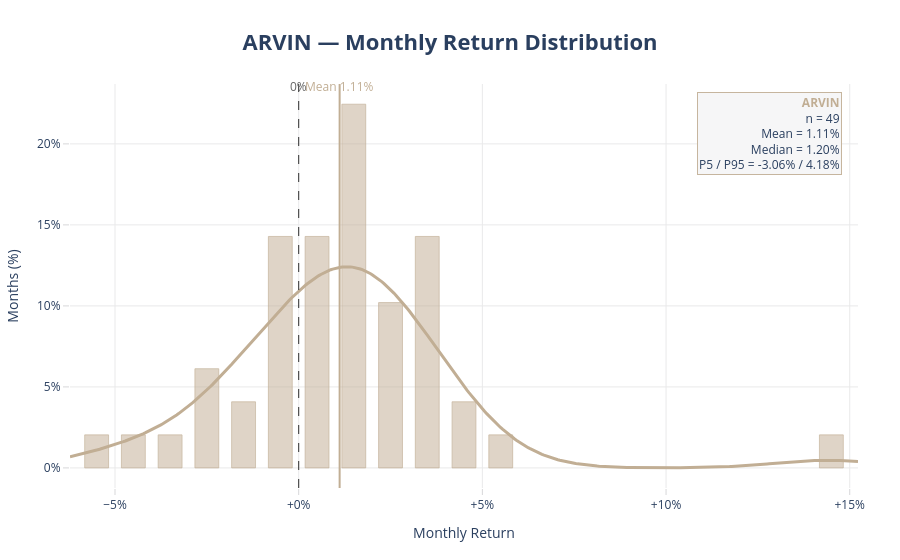
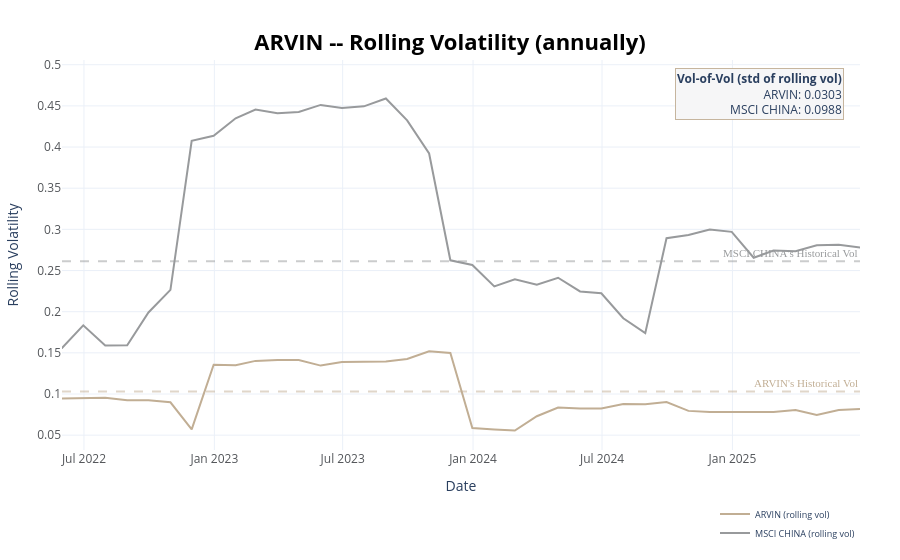

Source (notebook cell) for these figures, in order:
### Markdown cell above
### Summary of a Fund

### Code cell
funds['ARVIN'].summary_of_a_fund(benchmark_fund=funds['MSCI CHINA'],language="en")

### Figure 1 — Plotly figure (JSON) as saved in the notebook; plotly's stock layout.template omitted (floating-point values rounded to 4 significant figures; data arrays with more than 128 entries replaced by an {"elided": "..."} marker saying what was removed)
{"data": [{"histnorm": "percent", "hovertemplate": "<b>%{x.start:.2%} – %{x.end:.2%}</b><br>%{y:.1f}% of months<extra></extra>", "marker": {"color": "rgba(193,174,148,0.55)", "line": {"color": "rgba(193,174,148,0.85)", "width": 0.8}}, "name": "ARVIN", "nbinsx": 24, "opacity": 0.95, "showlegend": false, "type": "histogram", "x": [-0.009, -0.003, -0.021, 0.013, -0.021, -0.054, 0.032, 0.014, 0.04, 0.032, 0.011, -0.015, 0.0148, 0.018, 0.023, 0.008, 0.036, 0.043, 0.144, 0.02, -0.009, 0.008, 0.012, 0.021, -0.008, 0.012, 0.019, -0.008, -0.031, 0.026, 0.016, 0.0, 0.015, 0.054, -0.03, 0.0003, -0.009, 0.036, -0.003, 0.033, 0.003, 0.016, 0.005, 0.022, 0.008, -0.043, -0.013, 0.036, 0.032]}, {"hovertemplate": "<b>%{x:.2%}</b><br>%{y:.2f}% (smooth)<extra></extra>", "line": {"color": "#C1AE94", "width": 3}, "mode": "lines", "name": "KDE", "showlegend": false, "type": "scatter", "x": {"elided": "400 float values"}, "y": {"elided": "400 float values"}}], "layout": {"annotations": [{"font": {"color": "#666", "size": 12}, "showarrow": false, "text": "0%", "x": 0, "xref": "x", "y": 1.02, "yref": "paper"}, {"font": {"color": "#C1AE94", "size": 12}, "showarrow": false, "text": "Mean 1.11%", "x": 0.01114, "xref": "x", "y": 1.02, "yref": "paper"}, {"align": "right", "bgcolor": "#F6F6F7", "bordercolor": "rgba(193,174,148,0.9)", "borderwidth": 1, "showarrow": false, "text": "<span style='color:#C1AE94;'><b>ARVIN</b></span><br>n = 49<br>Mean = 1.11%<br>Median = 1.20%<br>P5 / P95 = -3.06% / 4.18%", "x": 0.98, "xanchor": "right", "xref": "paper", "y": 0.98, "yanchor": "top", "yref": "paper"}], "bargap": 0.35, "hoverlabel": {"bgcolor": "white", "bordercolor": "rgba(193,174,148,0.6)", "font": {"color": "#333", "family": "Open Sans, Roboto", "size": 13}}, "hovermode": "x unified", "margin": {"b": 72, "l": 54, "r": 42, "t": 84}, "paper_bgcolor": "white", "plot_bgcolor": "white", "shapes": [{"line": {"color": "#2F2F2F", "dash": "dash", "width": 1}, "type": "line", "x0": 0, "x1": 0, "xref": "x", "y0": 0, "y1": 1, "yref": "paper"}, {"line": {"color": "#C1AE94", "width": 2}, "type": "line", "x0": 0.01114, "x1": 0.01114, "xref": "x", "y0": 0, "y1": 1, "yref": "paper"}], "title": {"font": {"size": 22}, "text": "<b>ARVIN — Monthly Return Distribution</b>", "x": 0.5, "xanchor": "center", "y": 0.925, "yanchor": "middle"}, "xaxis": {"gridcolor": "#e9e9ea", "showgrid": true, "tickcolor": "#d7d7d9", "tickformat": "+.0%", "ticklen": 6, "ticks": "outside", "title": {"text": "Monthly Return"}, "zeroline": false}, "yaxis": {"gridcolor": "#e9e9ea", "showgrid": true, "tickcolor": "#d7d7d9", "ticklen": 6, "ticks": "outside", "ticksuffix": "%", "title": {"text": "Months (%)"}, "zeroline": false}}}

### Figure 2 — Plotly figure (JSON) as saved in the notebook; plotly's stock layout.template omitted (floating-point values rounded to 4 significant figures; data arrays with more than 128 entries replaced by an {"elided": "..."} marker saying what was removed)
{"data": [{"hovertemplate": "Date: %{x|%Y-%m}<br>Vol: %{y:.4f}<extra>Fund</extra>", "line": {"color": "#C1AE94", "dash": "solid", "width": 2}, "mode": "lines", "name": "ARVIN (rolling vol)", "type": "scatter", "x": ["2022-05-31T00:00:00", "2022-06-30T00:00:00", "2022-07-31T00:00:00", "2022-08-31T00:00:00", "2022-09-30T00:00:00", "2022-10-31T00:00:00", "2022-11-30T00:00:00", "2022-12-31T00:00:00", "2023-01-31T00:00:00", "2023-02-28T00:00:00", "2023-03-31T00:00:00", "2023-04-30T00:00:00", "2023-05-31T00:00:00", "2023-06-30T00:00:00", "2023-07-31T00:00:00", "2023-08-31T00:00:00", "2023-09-30T00:00:00", "2023-10-31T00:00:00", "2023-11-30T00:00:00", "2023-12-31T00:00:00", "2024-01-31T00:00:00", "2024-02-29T00:00:00", "2024-03-31T00:00:00", "2024-04-30T00:00:00", "2024-05-31T00:00:00", "2024-06-30T00:00:00", "2024-07-31T00:00:00", "2024-08-31T00:00:00", "2024-09-30T00:00:00", "2024-10-31T00:00:00", "2024-11-30T00:00:00", "2024-12-31T00:00:00", "2025-01-31T00:00:00", "2025-02-28T00:00:00", "2025-03-31T00:00:00", "2025-04-30T00:00:00", "2025-05-31T00:00:00", "2025-06-30T00:00:00"], "y": [0.09468, 0.09477, 0.0955, 0.09236, 0.09226, 0.08991, 0.05697, 0.1356, 0.1349, 0.1402, 0.1414, 0.1413, 0.1345, 0.1388, 0.1394, 0.1395, 0.1426, 0.152, 0.1499, 0.05861, 0.05698, 0.05566, 0.07301, 0.0835, 0.08232, 0.0825, 0.08792, 0.0875, 0.09015, 0.0795, 0.07816, 0.07816, 0.07818, 0.07819, 0.0805, 0.07442, 0.08048, 0.0817]}, {"hovertemplate": "Date: %{x|%Y-%m}<br>Vol: %{y:.4f}<extra>Benchmark</extra>", "line": {"color": "#989A9C", "dash": "solid", "width": 2}, "mode": "lines", "name": "MSCI CHINA (rolling vol)", "type": "scatter", "x": {"elided": "208 str values"}, "y": {"elided": "208 float values"}}], "layout": {"annotations": [{"align": "left", "bgcolor": "rgba(0,0,0,0)", "font": {"color": "#C1AE94", "family": "Roboto Bold", "size": 11}, "showarrow": false, "text": "ARVIN's Historical Vol", "x": 1, "xanchor": "right", "xref": "x domain", "y": 0.1031, "yanchor": "bottom", "yref": "y"}, {"align": "left", "bgcolor": "rgba(0,0,0,0)", "font": {"color": "#989A9C", "family": "Roboto Bold", "size": 11}, "showarrow": false, "text": "MSCI CHINA's Historical Vol", "x": 1, "xanchor": "right", "xref": "x domain", "y": 0.2613, "yanchor": "bottom", "yref": "y"}, {"align": "right", "bgcolor": "#F6F6F7", "bordercolor": "rgba(193,174,148,0.9)", "borderwidth": 1, "showarrow": false, "text": "<b>Vol-of-Vol (std of rolling vol)</b><br>ARVIN: 0.0303<br>MSCI CHINA: 0.0988", "x": 0.98, "xanchor": "right", "xref": "paper", "y": 0.98, "yanchor": "top", "yref": "paper"}], "hovermode": "x unified", "legend": {"font": {"size": 9}, "orientation": "v", "x": 1, "xanchor": "right", "y": -0.25, "yanchor": "bottom"}, "margin": {"b": 100, "l": 60, "r": 40, "t": 60}, "shapes": [{"line": {"color": "rgba(193, 174, 148, 0.5)", "dash": "dash"}, "type": "line", "x0": 0, "x1": 1, "xref": "x domain", "y0": 0.1031, "y1": 0.1031, "yref": "y"}, {"line": {"color": "rgba(152,154,156,0.5)", "dash": "dash"}, "type": "line", "x0": 0, "x1": 1, "xref": "x domain", "y0": 0.2613, "y1": 0.2613, "yref": "y"}], "title": {"font": {"color": "black", "size": 22}, "text": "<b>ARVIN -- Rolling Volatility (annually)<b>", "x": 0.5, "xanchor": "center", "y": 0.925, "yanchor": "middle"}, "xaxis": {"range": ["2022-05-31T00:00:00", "2025-06-30T00:00:00"], "tickfont": {"color": "#53565A", "size": 12}, "title": {"text": "Date"}}, "yaxis": {"tickfont": {"color": "#53565A", "size": 12}, "title": {"text": "Rolling Volatility"}}}}
